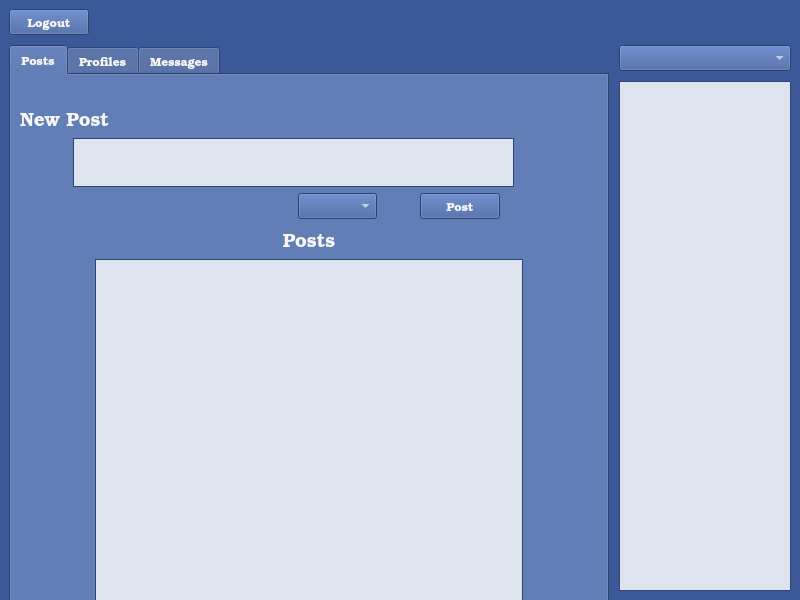
<?xml version="1.0" encoding="UTF-8"?>
<ui version="4.0">
 <class>VirtualSoc</class>
 <widget class="QMainWindow" name="VirtualSoc">
  <property name="geometry">
   <rect>
    <x>0</x>
    <y>0</y>
    <width>800</width>
    <height>600</height>
   </rect>
  </property>
  <property name="minimumSize">
   <size>
    <width>800</width>
    <height>600</height>
   </size>
  </property>
  <property name="palette">
   <palette>
    <active>
     <colorrole role="WindowText">
      <brush brushstyle="SolidPattern">
       <color alpha="255">
        <red>247</red>
        <green>247</green>
        <blue>247</blue>
       </color>
      </brush>
     </colorrole>
     <colorrole role="Button">
      <brush brushstyle="SolidPattern">
       <color alpha="255">
        <red>59</red>
        <green>89</green>
        <blue>152</blue>
       </color>
      </brush>
     </colorrole>
     <colorrole role="Light">
      <brush brushstyle="SolidPattern">
       <color alpha="255">
        <red>88</red>
        <green>134</green>
        <blue>228</blue>
       </color>
      </brush>
     </colorrole>
     <colorrole role="Midlight">
      <brush brushstyle="SolidPattern">
       <color alpha="255">
        <red>73</red>
        <green>111</green>
        <blue>190</blue>
       </color>
      </brush>
     </colorrole>
     <colorrole role="Dark">
      <brush brushstyle="SolidPattern">
       <color alpha="255">
        <red>29</red>
        <green>44</green>
        <blue>76</blue>
       </color>
      </brush>
     </colorrole>
     <colorrole role="Mid">
      <brush brushstyle="SolidPattern">
       <color alpha="255">
        <red>39</red>
        <green>59</green>
        <blue>101</blue>
       </color>
      </brush>
     </colorrole>
     <colorrole role="Text">
      <brush brushstyle="SolidPattern">
       <color alpha="255">
        <red>59</red>
        <green>89</green>
        <blue>152</blue>
       </color>
      </brush>
     </colorrole>
     <colorrole role="BrightText">
      <brush brushstyle="SolidPattern">
       <color alpha="255">
        <red>255</red>
        <green>255</green>
        <blue>255</blue>
       </color>
      </brush>
     </colorrole>
     <colorrole role="ButtonText">
      <brush brushstyle="SolidPattern">
       <color alpha="255">
        <red>247</red>
        <green>247</green>
        <blue>247</blue>
       </color>
      </brush>
     </colorrole>
     <colorrole role="Base">
      <brush brushstyle="SolidPattern">
       <color alpha="255">
        <red>223</red>
        <green>227</green>
        <blue>238</blue>
       </color>
      </brush>
     </colorrole>
     <colorrole role="Window">
      <brush brushstyle="SolidPattern">
       <color alpha="255">
        <red>59</red>
        <green>89</green>
        <blue>152</blue>
       </color>
      </brush>
     </colorrole>
     <colorrole role="Shadow">
      <brush brushstyle="SolidPattern">
       <color alpha="255">
        <red>0</red>
        <green>0</green>
        <blue>0</blue>
       </color>
      </brush>
     </colorrole>
     <colorrole role="AlternateBase">
      <brush brushstyle="SolidPattern">
       <color alpha="255">
        <red>157</red>
        <green>172</green>
        <blue>203</blue>
       </color>
      </brush>
     </colorrole>
     <colorrole role="ToolTipBase">
      <brush brushstyle="SolidPattern">
       <color alpha="255">
        <red>255</red>
        <green>255</green>
        <blue>220</blue>
       </color>
      </brush>
     </colorrole>
     <colorrole role="ToolTipText">
      <brush brushstyle="SolidPattern">
       <color alpha="255">
        <red>0</red>
        <green>0</green>
        <blue>0</blue>
       </color>
      </brush>
     </colorrole>
    </active>
    <inactive>
     <colorrole role="WindowText">
      <brush brushstyle="SolidPattern">
       <color alpha="255">
        <red>247</red>
        <green>247</green>
        <blue>247</blue>
       </color>
      </brush>
     </colorrole>
     <colorrole role="Button">
      <brush brushstyle="SolidPattern">
       <color alpha="255">
        <red>59</red>
        <green>89</green>
        <blue>152</blue>
       </color>
      </brush>
     </colorrole>
     <colorrole role="Light">
      <brush brushstyle="SolidPattern">
       <color alpha="255">
        <red>88</red>
        <green>134</green>
        <blue>228</blue>
       </color>
      </brush>
     </colorrole>
     <colorrole role="Midlight">
      <brush brushstyle="SolidPattern">
       <color alpha="255">
        <red>73</red>
        <green>111</green>
        <blue>190</blue>
       </color>
      </brush>
     </colorrole>
     <colorrole role="Dark">
      <brush brushstyle="SolidPattern">
       <color alpha="255">
        <red>29</red>
        <green>44</green>
        <blue>76</blue>
       </color>
      </brush>
     </colorrole>
     <colorrole role="Mid">
      <brush brushstyle="SolidPattern">
       <color alpha="255">
        <red>39</red>
        <green>59</green>
        <blue>101</blue>
       </color>
      </brush>
     </colorrole>
     <colorrole role="Text">
      <brush brushstyle="SolidPattern">
       <color alpha="255">
        <red>59</red>
        <green>89</green>
        <blue>152</blue>
       </color>
      </brush>
     </colorrole>
     <colorrole role="BrightText">
      <brush brushstyle="SolidPattern">
       <color alpha="255">
        <red>255</red>
        <green>255</green>
        <blue>255</blue>
       </color>
      </brush>
     </colorrole>
     <colorrole role="ButtonText">
      <brush brushstyle="SolidPattern">
       <color alpha="255">
        <red>247</red>
        <green>247</green>
        <blue>247</blue>
       </color>
      </brush>
     </colorrole>
     <colorrole role="Base">
      <brush brushstyle="SolidPattern">
       <color alpha="255">
        <red>223</red>
        <green>227</green>
        <blue>238</blue>
       </color>
      </brush>
     </colorrole>
     <colorrole role="Window">
      <brush brushstyle="SolidPattern">
       <color alpha="255">
        <red>59</red>
        <green>89</green>
        <blue>152</blue>
       </color>
      </brush>
     </colorrole>
     <colorrole role="Shadow">
      <brush brushstyle="SolidPattern">
       <color alpha="255">
        <red>0</red>
        <green>0</green>
        <blue>0</blue>
       </color>
      </brush>
     </colorrole>
     <colorrole role="AlternateBase">
      <brush brushstyle="SolidPattern">
       <color alpha="255">
        <red>157</red>
        <green>172</green>
        <blue>203</blue>
       </color>
      </brush>
     </colorrole>
     <colorrole role="ToolTipBase">
      <brush brushstyle="SolidPattern">
       <color alpha="255">
        <red>255</red>
        <green>255</green>
        <blue>220</blue>
       </color>
      </brush>
     </colorrole>
     <colorrole role="ToolTipText">
      <brush brushstyle="SolidPattern">
       <color alpha="255">
        <red>0</red>
        <green>0</green>
        <blue>0</blue>
       </color>
      </brush>
     </colorrole>
    </inactive>
    <disabled>
     <colorrole role="WindowText">
      <brush brushstyle="SolidPattern">
       <color alpha="255">
        <red>29</red>
        <green>44</green>
        <blue>76</blue>
       </color>
      </brush>
     </colorrole>
     <colorrole role="Button">
      <brush brushstyle="SolidPattern">
       <color alpha="255">
        <red>59</red>
        <green>89</green>
        <blue>152</blue>
       </color>
      </brush>
     </colorrole>
     <colorrole role="Light">
      <brush brushstyle="SolidPattern">
       <color alpha="255">
        <red>88</red>
        <green>134</green>
        <blue>228</blue>
       </color>
      </brush>
     </colorrole>
     <colorrole role="Midlight">
      <brush brushstyle="SolidPattern">
       <color alpha="255">
        <red>73</red>
        <green>111</green>
        <blue>190</blue>
       </color>
      </brush>
     </colorrole>
     <colorrole role="Dark">
      <brush brushstyle="SolidPattern">
       <color alpha="255">
        <red>29</red>
        <green>44</green>
        <blue>76</blue>
       </color>
      </brush>
     </colorrole>
     <colorrole role="Mid">
      <brush brushstyle="SolidPattern">
       <color alpha="255">
        <red>39</red>
        <green>59</green>
        <blue>101</blue>
       </color>
      </brush>
     </colorrole>
     <colorrole role="Text">
      <brush brushstyle="SolidPattern">
       <color alpha="255">
        <red>29</red>
        <green>44</green>
        <blue>76</blue>
       </color>
      </brush>
     </colorrole>
     <colorrole role="BrightText">
      <brush brushstyle="SolidPattern">
       <color alpha="255">
        <red>255</red>
        <green>255</green>
        <blue>255</blue>
       </color>
      </brush>
     </colorrole>
     <colorrole role="ButtonText">
      <brush brushstyle="SolidPattern">
       <color alpha="255">
        <red>29</red>
        <green>44</green>
        <blue>76</blue>
       </color>
      </brush>
     </colorrole>
     <colorrole role="Base">
      <brush brushstyle="SolidPattern">
       <color alpha="255">
        <red>59</red>
        <green>89</green>
        <blue>152</blue>
       </color>
      </brush>
     </colorrole>
     <colorrole role="Window">
      <brush brushstyle="SolidPattern">
       <color alpha="255">
        <red>59</red>
        <green>89</green>
        <blue>152</blue>
       </color>
      </brush>
     </colorrole>
     <colorrole role="Shadow">
      <brush brushstyle="SolidPattern">
       <color alpha="255">
        <red>0</red>
        <green>0</green>
        <blue>0</blue>
       </color>
      </brush>
     </colorrole>
     <colorrole role="AlternateBase">
      <brush brushstyle="SolidPattern">
       <color alpha="255">
        <red>59</red>
        <green>89</green>
        <blue>152</blue>
       </color>
      </brush>
     </colorrole>
     <colorrole role="ToolTipBase">
      <brush brushstyle="SolidPattern">
       <color alpha="255">
        <red>255</red>
        <green>255</green>
        <blue>220</blue>
       </color>
      </brush>
     </colorrole>
     <colorrole role="ToolTipText">
      <brush brushstyle="SolidPattern">
       <color alpha="255">
        <red>0</red>
        <green>0</green>
        <blue>0</blue>
       </color>
      </brush>
     </colorrole>
    </disabled>
   </palette>
  </property>
  <property name="font">
   <font>
    <family>TeX Gyre Bonum</family>
    <weight>75</weight>
    <bold>true</bold>
   </font>
  </property>
  <property name="windowTitle">
   <string>VirtualSoc</string>
  </property>
  <widget class="QWidget" name="VirtualSoc_2">
   <layout class="QVBoxLayout" name="verticalLayout_7">
    <property name="spacing">
     <number>10</number>
    </property>
    <item>
     <layout class="QHBoxLayout" name="horizontalLayout">
      <item>
       <widget class="QPushButton" name="BackButton">
        <property name="text">
         <string>Logout</string>
        </property>
       </widget>
      </item>
      <item>
       <spacer name="horizontalSpacer">
        <property name="orientation">
         <enum>Qt::Horizontal</enum>
        </property>
        <property name="sizeHint" stdset="0">
         <size>
          <width>678</width>
          <height>20</height>
         </size>
        </property>
       </spacer>
      </item>
     </layout>
    </item>
    <item>
     <layout class="QHBoxLayout" name="horizontalLayout_5" stretch="0,0">
      <property name="spacing">
       <number>10</number>
      </property>
      <item>
       <widget class="QTabWidget" name="ServicesTab">
        <property name="minimumSize">
         <size>
          <width>600</width>
          <height>561</height>
         </size>
        </property>
        <property name="currentIndex">
         <number>0</number>
        </property>
        <widget class="QWidget" name="PostsTab">
         <attribute name="title">
          <string>Posts</string>
         </attribute>
         <layout class="QVBoxLayout" name="verticalLayout_6">
          <item>
           <spacer name="horizontalSpacer_6">
            <property name="orientation">
             <enum>Qt::Horizontal</enum>
            </property>
            <property name="sizeHint" stdset="0">
             <size>
              <width>618</width>
              <height>20</height>
             </size>
            </property>
           </spacer>
          </item>
          <item>
           <layout class="QHBoxLayout" name="horizontalLayout_23">
            <item>
             <widget class="QLabel" name="label">
              <property name="font">
               <font>
                <family>Purisa</family>
                <pointsize>14</pointsize>
                <weight>75</weight>
                <bold>true</bold>
               </font>
              </property>
              <property name="text">
               <string>&lt;html&gt;&lt;head/&gt;&lt;body&gt;&lt;p align=&quot;center&quot;&gt;&lt;span style=&quot; font-size:14pt; font-weight:600; color:#f7f7f7;&quot;&gt;New Post&lt;/span&gt;&lt;/p&gt;&lt;/body&gt;&lt;/html&gt;</string>
              </property>
             </widget>
            </item>
            <item>
             <spacer name="horizontalSpacer_18">
              <property name="orientation">
               <enum>Qt::Horizontal</enum>
              </property>
              <property name="sizeHint" stdset="0">
               <size>
                <width>40</width>
                <height>20</height>
               </size>
              </property>
             </spacer>
            </item>
           </layout>
          </item>
          <item>
           <layout class="QHBoxLayout" name="horizontalLayout_2">
            <item>
             <spacer name="horizontalSpacer_2">
              <property name="orientation">
               <enum>Qt::Horizontal</enum>
              </property>
              <property name="sizeHint" stdset="0">
               <size>
                <width>68</width>
                <height>20</height>
               </size>
              </property>
             </spacer>
            </item>
            <item>
             <widget class="QTextEdit" name="NewPostEdit">
              <property name="minimumSize">
               <size>
                <width>441</width>
                <height>49</height>
               </size>
              </property>
             </widget>
            </item>
            <item>
             <spacer name="horizontalSpacer_5">
              <property name="orientation">
               <enum>Qt::Horizontal</enum>
              </property>
              <property name="sizeHint" stdset="0">
               <size>
                <width>98</width>
                <height>20</height>
               </size>
              </property>
             </spacer>
            </item>
           </layout>
          </item>
          <item>
           <layout class="QHBoxLayout" name="horizontalLayout_3">
            <item>
             <spacer name="horizontalSpacer_3">
              <property name="orientation">
               <enum>Qt::Horizontal</enum>
              </property>
              <property name="sizeHint" stdset="0">
               <size>
                <width>278</width>
                <height>20</height>
               </size>
              </property>
             </spacer>
            </item>
            <item>
             <widget class="QComboBox" name="GroupPostCombo"/>
            </item>
            <item>
             <spacer name="horizontalSpacer_7">
              <property name="orientation">
               <enum>Qt::Horizontal</enum>
              </property>
              <property name="sizeHint" stdset="0">
               <size>
                <width>18</width>
                <height>20</height>
               </size>
              </property>
             </spacer>
            </item>
            <item>
             <widget class="QPushButton" name="PostButton">
              <property name="text">
               <string>Post</string>
              </property>
             </widget>
            </item>
            <item>
             <spacer name="horizontalSpacer_8">
              <property name="orientation">
               <enum>Qt::Horizontal</enum>
              </property>
              <property name="sizeHint" stdset="0">
               <size>
                <width>98</width>
                <height>20</height>
               </size>
              </property>
             </spacer>
            </item>
           </layout>
          </item>
          <item>
           <widget class="QLabel" name="label_2">
            <property name="font">
             <font>
              <family>Purisa</family>
              <pointsize>14</pointsize>
              <weight>75</weight>
              <bold>true</bold>
             </font>
            </property>
            <property name="toolTipDuration">
             <number>-1</number>
            </property>
            <property name="text">
             <string>&lt;html&gt;&lt;head/&gt;&lt;body&gt;&lt;p align=&quot;center&quot;&gt;&lt;span style=&quot; font-size:14pt; font-weight:600; color:#f7f7f7;&quot;&gt;Posts&lt;/span&gt;&lt;/p&gt;&lt;/body&gt;&lt;/html&gt;</string>
            </property>
           </widget>
          </item>
          <item>
           <layout class="QHBoxLayout" name="horizontalLayout_4">
            <property name="leftMargin">
             <number>75</number>
            </property>
            <property name="rightMargin">
             <number>75</number>
            </property>
            <item>
             <widget class="QListWidget" name="PostsList">
              <property name="sizePolicy">
               <sizepolicy hsizetype="Expanding" vsizetype="Expanding">
                <horstretch>0</horstretch>
                <verstretch>0</verstretch>
               </sizepolicy>
              </property>
              <property name="minimumSize">
               <size>
                <width>320</width>
                <height>400</height>
               </size>
              </property>
              <property name="horizontalScrollBarPolicy">
               <enum>Qt::ScrollBarAlwaysOff</enum>
              </property>
             </widget>
            </item>
           </layout>
          </item>
         </layout>
        </widget>
        <widget class="QWidget" name="ProfilesTab">
         <attribute name="title">
          <string>Profiles</string>
         </attribute>
         <layout class="QVBoxLayout" name="verticalLayout_5">
          <item>
           <widget class="QLabel" name="label_3">
            <property name="font">
             <font>
              <family>Purisa</family>
              <pointsize>14</pointsize>
              <weight>75</weight>
              <bold>true</bold>
             </font>
            </property>
            <property name="text">
             <string>&lt;html&gt;&lt;head/&gt;&lt;body&gt;&lt;p&gt;&lt;span style=&quot; color:#f7f7f7;&quot;&gt;Profile&lt;/span&gt;&lt;/p&gt;&lt;/body&gt;&lt;/html&gt;</string>
            </property>
           </widget>
          </item>
          <item>
           <layout class="QHBoxLayout" name="horizontalLayout_13">
            <item>
             <layout class="QHBoxLayout" name="horizontalLayout_6">
              <item>
               <widget class="QLabel" name="UsernameLabel">
                <property name="text">
                 <string>Username</string>
                </property>
               </widget>
              </item>
              <item>
               <widget class="QLineEdit" name="UsernameEdit">
                <property name="readOnly">
                 <bool>true</bool>
                </property>
                <property name="clearButtonEnabled">
                 <bool>false</bool>
                </property>
               </widget>
              </item>
             </layout>
            </item>
            <item>
             <spacer name="horizontalSpacer_10">
              <property name="orientation">
               <enum>Qt::Horizontal</enum>
              </property>
              <property name="sizeHint" stdset="0">
               <size>
                <width>40</width>
                <height>20</height>
               </size>
              </property>
             </spacer>
            </item>
            <item>
             <layout class="QHBoxLayout" name="horizontalLayout_9">
              <item>
               <widget class="QLabel" name="AgeLabel">
                <property name="text">
                 <string>Age</string>
                </property>
               </widget>
              </item>
              <item>
               <widget class="QLineEdit" name="AgeEdit">
                <property name="readOnly">
                 <bool>true</bool>
                </property>
               </widget>
              </item>
             </layout>
            </item>
           </layout>
          </item>
          <item>
           <layout class="QHBoxLayout" name="horizontalLayout_17">
            <item>
             <layout class="QVBoxLayout" name="verticalLayout_4">
              <item>
               <layout class="QHBoxLayout" name="horizontalLayout_14">
                <item>
                 <layout class="QHBoxLayout" name="horizontalLayout_7">
                  <item>
                   <widget class="QLabel" name="NameLabel">
                    <property name="text">
                     <string>Name</string>
                    </property>
                   </widget>
                  </item>
                  <item>
                   <widget class="QLineEdit" name="NameEdit">
                    <property name="readOnly">
                     <bool>true</bool>
                    </property>
                   </widget>
                  </item>
                 </layout>
                </item>
                <item>
                 <spacer name="horizontalSpacer_11">
                  <property name="orientation">
                   <enum>Qt::Horizontal</enum>
                  </property>
                  <property name="sizeHint" stdset="0">
                   <size>
                    <width>40</width>
                    <height>20</height>
                   </size>
                  </property>
                 </spacer>
                </item>
               </layout>
              </item>
              <item>
               <layout class="QHBoxLayout" name="horizontalLayout_15">
                <item>
                 <layout class="QHBoxLayout" name="horizontalLayout_8">
                  <item>
                   <widget class="QLabel" name="SurnameLabel">
                    <property name="text">
                     <string>Surname</string>
                    </property>
                   </widget>
                  </item>
                  <item>
                   <widget class="QLineEdit" name="SurnameEdit">
                    <property name="readOnly">
                     <bool>true</bool>
                    </property>
                   </widget>
                  </item>
                 </layout>
                </item>
                <item>
                 <spacer name="horizontalSpacer_12">
                  <property name="orientation">
                   <enum>Qt::Horizontal</enum>
                  </property>
                  <property name="sizeHint" stdset="0">
                   <size>
                    <width>40</width>
                    <height>20</height>
                   </size>
                  </property>
                 </spacer>
                </item>
               </layout>
              </item>
              <item>
               <layout class="QHBoxLayout" name="horizontalLayout_16">
                <item>
                 <layout class="QHBoxLayout" name="horizontalLayout_10">
                  <item>
                   <widget class="QLabel" name="PasswordLabel">
                    <property name="text">
                     <string>Password</string>
                    </property>
                   </widget>
                  </item>
                  <item>
                   <widget class="QLineEdit" name="PasswordEdit"/>
                  </item>
                 </layout>
                </item>
                <item>
                 <spacer name="horizontalSpacer_13">
                  <property name="orientation">
                   <enum>Qt::Horizontal</enum>
                  </property>
                  <property name="sizeHint" stdset="0">
                   <size>
                    <width>40</width>
                    <height>20</height>
                   </size>
                  </property>
                 </spacer>
                </item>
               </layout>
              </item>
             </layout>
            </item>
            <item>
             <layout class="QVBoxLayout" name="verticalLayout_3">
              <item>
               <widget class="QLabel" name="WordsLabel">
                <property name="text">
                 <string>Some words</string>
                </property>
               </widget>
              </item>
              <item>
               <layout class="QVBoxLayout" name="verticalLayout">
                <item>
                 <widget class="QTextEdit" name="WordsEdit">
                  <property name="readOnly">
                   <bool>true</bool>
                  </property>
                 </widget>
                </item>
               </layout>
              </item>
             </layout>
            </item>
           </layout>
          </item>
          <item>
           <layout class="QHBoxLayout" name="horizontalLayout_12">
            <property name="leftMargin">
             <number>100</number>
            </property>
            <property name="rightMargin">
             <number>100</number>
            </property>
            <item>
             <widget class="QRadioButton" name="myProfileButton">
              <property name="text">
               <string>MyProfile</string>
              </property>
              <property name="checked">
               <bool>false</bool>
              </property>
             </widget>
            </item>
            <item>
             <widget class="QCheckBox" name="PrivateCheck">
              <property name="text">
               <string>Private</string>
              </property>
             </widget>
            </item>
            <item>
             <widget class="QPushButton" name="SaveButton">
              <property name="text">
               <string>Save</string>
              </property>
             </widget>
            </item>
           </layout>
          </item>
          <item>
           <widget class="QLabel" name="label_4">
            <property name="font">
             <font>
              <family>Purisa</family>
              <pointsize>14</pointsize>
              <weight>75</weight>
              <bold>true</bold>
             </font>
            </property>
            <property name="text">
             <string>&lt;html&gt;&lt;head/&gt;&lt;body&gt;&lt;p align=&quot;center&quot;&gt;&lt;span style=&quot; font-size:14pt; font-weight:600; color:#f7f7f7;&quot;&gt;Posts&lt;/span&gt;&lt;/p&gt;&lt;/body&gt;&lt;/html&gt;</string>
            </property>
           </widget>
          </item>
          <item>
           <layout class="QHBoxLayout" name="horizontalLayout_11" stretch="0">
            <property name="sizeConstraint">
             <enum>QLayout::SetDefaultConstraint</enum>
            </property>
            <property name="leftMargin">
             <number>100</number>
            </property>
            <property name="rightMargin">
             <number>150</number>
            </property>
            <item>
             <widget class="QListWidget" name="PostsList_2">
              <property name="sizePolicy">
               <sizepolicy hsizetype="Fixed" vsizetype="Expanding">
                <horstretch>0</horstretch>
                <verstretch>0</verstretch>
               </sizepolicy>
              </property>
              <property name="minimumSize">
               <size>
                <width>320</width>
                <height>400</height>
               </size>
              </property>
             </widget>
            </item>
           </layout>
          </item>
         </layout>
        </widget>
        <widget class="QWidget" name="MessagesTab">
         <attribute name="title">
          <string>Messages</string>
         </attribute>
         <layout class="QVBoxLayout" name="verticalLayout_11">
          <item>
           <widget class="QLabel" name="label_5">
            <property name="font">
             <font>
              <family>Purisa</family>
              <pointsize>14</pointsize>
              <weight>75</weight>
              <bold>true</bold>
             </font>
            </property>
            <property name="text">
             <string>&lt;html&gt;&lt;head/&gt;&lt;body&gt;&lt;p&gt;&lt;span style=&quot; color:#f7f7f7;&quot;&gt;Requests&lt;/span&gt;&lt;/p&gt;&lt;/body&gt;&lt;/html&gt;</string>
            </property>
           </widget>
          </item>
          <item>
           <layout class="QHBoxLayout" name="horizontalLayout_19">
            <property name="topMargin">
             <number>0</number>
            </property>
            <item>
             <widget class="QListWidget" name="RequestList"/>
            </item>
            <item>
             <layout class="QVBoxLayout" name="verticalLayout_8">
              <item>
               <widget class="QLineEdit" name="NewConvEdit"/>
              </item>
              <item>
               <layout class="QHBoxLayout" name="horizontalLayout_18">
                <item>
                 <spacer name="horizontalSpacer_14">
                  <property name="orientation">
                   <enum>Qt::Horizontal</enum>
                  </property>
                  <property name="sizeHint" stdset="0">
                   <size>
                    <width>17</width>
                    <height>20</height>
                   </size>
                  </property>
                 </spacer>
                </item>
                <item>
                 <widget class="QPushButton" name="NewConvButton">
                  <property name="text">
                   <string>Start new conversation</string>
                  </property>
                 </widget>
                </item>
                <item>
                 <spacer name="horizontalSpacer_15">
                  <property name="orientation">
                   <enum>Qt::Horizontal</enum>
                  </property>
                  <property name="sizeHint" stdset="0">
                   <size>
                    <width>18</width>
                    <height>20</height>
                   </size>
                  </property>
                 </spacer>
                </item>
               </layout>
              </item>
             </layout>
            </item>
           </layout>
          </item>
          <item>
           <layout class="QHBoxLayout" name="horizontalLayout_24">
            <item>
             <widget class="QLabel" name="label_6">
              <property name="font">
               <font>
                <family>Purisa</family>
                <pointsize>14</pointsize>
                <weight>75</weight>
                <bold>true</bold>
               </font>
              </property>
              <property name="text">
               <string>&lt;html&gt;&lt;head/&gt;&lt;body&gt;&lt;p&gt;&lt;span style=&quot; color:#f7f7f7;&quot;&gt;Active conversations&lt;/span&gt;&lt;/p&gt;&lt;/body&gt;&lt;/html&gt;</string>
              </property>
             </widget>
            </item>
            <item>
             <widget class="QLabel" name="label_8">
              <property name="font">
               <font>
                <family>Purisa</family>
                <pointsize>14</pointsize>
                <weight>75</weight>
                <bold>true</bold>
               </font>
              </property>
              <property name="text">
               <string>&lt;html&gt;&lt;head/&gt;&lt;body&gt;&lt;p&gt;&lt;span style=&quot; color:#f7f7f7;&quot;&gt;Messages&lt;/span&gt;&lt;/p&gt;&lt;/body&gt;&lt;/html&gt;</string>
              </property>
             </widget>
            </item>
           </layout>
          </item>
          <item>
           <layout class="QHBoxLayout" name="horizontalLayout_20">
            <property name="spacing">
             <number>5</number>
            </property>
            <property name="topMargin">
             <number>5</number>
            </property>
            <item>
             <layout class="QVBoxLayout" name="verticalLayout_9">
              <property name="spacing">
               <number>5</number>
              </property>
              <item>
               <widget class="QListWidget" name="ConversationList"/>
              </item>
              <item>
               <widget class="QLabel" name="label_7">
                <property name="font">
                 <font>
                  <family>Purisa</family>
                  <pointsize>14</pointsize>
                  <weight>75</weight>
                  <bold>true</bold>
                 </font>
                </property>
                <property name="text">
                 <string>&lt;html&gt;&lt;head/&gt;&lt;body&gt;&lt;p align=&quot;center&quot;&gt;&lt;span style=&quot; color:#f7f7f7;&quot;&gt;Buddies&lt;/span&gt;&lt;/p&gt;&lt;/body&gt;&lt;/html&gt;</string>
                </property>
               </widget>
              </item>
              <item>
               <widget class="QListWidget" name="BuddyList"/>
              </item>
             </layout>
            </item>
            <item>
             <widget class="QListWidget" name="MessageList"/>
            </item>
           </layout>
          </item>
          <item>
           <layout class="QHBoxLayout" name="horizontalLayout_22">
            <property name="leftMargin">
             <number>15</number>
            </property>
            <item>
             <widget class="QPushButton" name="LeaveConvButton">
              <property name="text">
               <string>Leave current conversation</string>
              </property>
             </widget>
            </item>
            <item>
             <spacer name="horizontalSpacer_16">
              <property name="orientation">
               <enum>Qt::Horizontal</enum>
              </property>
              <property name="sizeHint" stdset="0">
               <size>
                <width>308</width>
                <height>20</height>
               </size>
              </property>
             </spacer>
            </item>
           </layout>
          </item>
          <item>
           <layout class="QHBoxLayout" name="horizontalLayout_21">
            <property name="bottomMargin">
             <number>15</number>
            </property>
            <item>
             <widget class="QTextEdit" name="MessageEdit"/>
            </item>
            <item>
             <layout class="QVBoxLayout" name="verticalLayout_10">
              <item>
               <widget class="QPushButton" name="SendButton">
                <property name="text">
                 <string>Send</string>
                </property>
               </widget>
              </item>
              <item>
               <spacer name="horizontalSpacer_17">
                <property name="orientation">
                 <enum>Qt::Horizontal</enum>
                </property>
                <property name="sizeHint" stdset="0">
                 <size>
                  <width>88</width>
                  <height>20</height>
                 </size>
                </property>
               </spacer>
              </item>
             </layout>
            </item>
           </layout>
          </item>
         </layout>
        </widget>
       </widget>
      </item>
      <item>
       <layout class="QVBoxLayout" name="verticalLayout_2">
        <item>
         <widget class="QComboBox" name="GroupsCombo">
          <property name="duplicatesEnabled">
           <bool>false</bool>
          </property>
         </widget>
        </item>
        <item>
         <widget class="QListWidget" name="UsersList">
          <property name="sizeAdjustPolicy">
           <enum>QAbstractScrollArea::AdjustIgnored</enum>
          </property>
          <property name="textElideMode">
           <enum>Qt::ElideMiddle</enum>
          </property>
          <property name="verticalScrollMode">
           <enum>QAbstractItemView::ScrollPerPixel</enum>
          </property>
          <property name="isWrapping" stdset="0">
           <bool>false</bool>
          </property>
          <property name="wordWrap">
           <bool>true</bool>
          </property>
         </widget>
        </item>
       </layout>
      </item>
     </layout>
    </item>
   </layout>
  </widget>
 </widget>
 <resources/>
 <connections/>
</ui>
